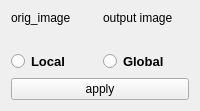
              <widget class="QWidget" name="matching_3">
               <attribute name="title">
                <string> Spectral</string>
               </attribute>
               <layout class="QGridLayout" name="gridLayout_37">
                <item row="0" column="0">
                 <layout class="QVBoxLayout" name="verticalLayout_81" stretch="0">
                  <item>
                   <layout class="QHBoxLayout" name="horizontalLayout_109">
                    <item>
                     <layout class="QVBoxLayout" name="verticalLayout_82" stretch="0,1,0">
                      <item>
                       <widget class="QLabel" name="label_orig_spec">
                        <property name="text">
                         <string>orig_image</string>
                        </property>
                       </widget>
                      </item>
                      <item>
                       <widget class="QLabel" name="orig_img_spec">
                        <property name="text">
                         <string/>
                        </property>
                       </widget>
                      </item>
                      <item>
                       <widget class="QRadioButton" name="radioButton_local_spec">
                        <property name="font">
                         <font>
                          <pointsize>10</pointsize>
                          <bold>true</bold>
                         </font>
                        </property>
                        <property name="text">
                         <string>Local</string>
                        </property>
                       </widget>
                      </item>
                     </layout>
                    </item>
                    <item>
                     <layout class="QVBoxLayout" name="verticalLayout_83">
                      <item>
                       <widget class="QLabel" name="label_out_spec">
                        <property name="sizePolicy">
                         <sizepolicy hsizetype="Preferred" vsizetype="Fixed">
                          <horstretch>0</horstretch>
                          <verstretch>0</verstretch>
                         </sizepolicy>
                        </property>
                        <property name="text">
                         <string>output image</string>
                        </property>
                       </widget>
                      </item>
                      <item>
                       <widget class="QLabel" name="out_img_spec">
                        <property name="text">
                         <string/>
                        </property>
                       </widget>
                      </item>
                      <item>
                       <widget class="QRadioButton" name="radioButton_global_spec">
                        <property name="font">
                         <font>
                          <pointsize>10</pointsize>
                          <bold>true</bold>
                         </font>
                        </property>
                        <property name="text">
                         <string>Global</string>
                        </property>
                       </widget>
                      </item>
                     </layout>
                    </item>
                   </layout>
                  </item>
                 </layout>
                </item>
                <item row="1" column="0">
                 <widget class="QPushButton" name="apply_spec">
                  <property name="text">
                   <string>apply</string>
                  </property>
                 </widget>
                </item>
               </layout>
              </widget>
